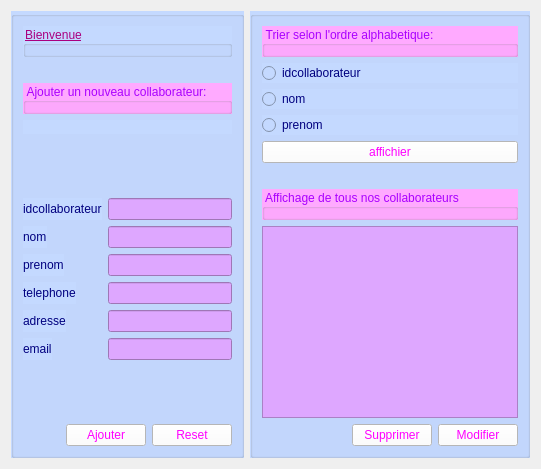
                <widget class="QWidget" name="tab_16">
                 <attribute name="title">
                  <string>Collaborateur</string>
                 </attribute>
                 <layout class="QHBoxLayout" name="horizontalLayout_58">
                  <item>
                   <layout class="QVBoxLayout" name="verticalLayout_84">
                    <item>
                     <widget class="QGroupBox" name="ajout">
                      <property name="styleSheet">
                       <string notr="true">background-color: rgb(196, 217, 255);</string>
                      </property>
                      <property name="title">
                       <string/>
                      </property>
                      <layout class="QVBoxLayout" name="verticalLayout_85">
                       <item>
                        <widget class="QGroupBox" name="groupBox_40">
                         <property name="styleSheet">
                          <string notr="true">font: 87 14pt &quot;Arial Black&quot;;
color: rgb(170, 0, 127);
text-decoration: underline;</string>
                         </property>
                         <property name="title">
                          <string>Bienvenue</string>
                         </property>
                        </widget>
                       </item>
                       <item>
                        <spacer name="horizontalSpacer_39">
                         <property name="orientation">
                          <enum>Qt::Horizontal</enum>
                         </property>
                         <property name="sizeHint" stdset="0">
                          <size>
                           <width>40</width>
                           <height>20</height>
                          </size>
                         </property>
                        </spacer>
                       </item>
                       <item>
                        <widget class="QGroupBox" name="groupBox_41">
                         <property name="styleSheet">
                          <string notr="true">color: rgb(170, 0, 255);
font: 87 10pt &quot;Arial Black&quot;;
background-color: rgb(255, 170, 255);</string>
                         </property>
                         <property name="title">
                          <string>Ajouter un nouveau collaborateur:</string>
                         </property>
                        </widget>
                       </item>
                       <item>
                        <widget class="QLabel" name="label_138">
                         <property name="text">
                          <string/>
                         </property>
                        </widget>
                       </item>
                       <item>
                        <spacer name="verticalSpacer_62">
                         <property name="orientation">
                          <enum>Qt::Vertical</enum>
                         </property>
                         <property name="sizeHint" stdset="0">
                          <size>
                           <width>20</width>
                           <height>40</height>
                          </size>
                         </property>
                        </spacer>
                       </item>
                       <item>
                        <layout class="QFormLayout" name="formLayout_16">
                         <item row="0" column="0" colspan="2">
                          <layout class="QFormLayout" name="formLayout_17">
                           <item row="1" column="0">
                            <widget class="QLabel" name="label_139">
                             <property name="styleSheet">
                              <string notr="true">color: rgb(0, 0, 127);
font: 87 8pt &quot;Arial Black&quot;;</string>
                             </property>
                             <property name="text">
                              <string>idcollaborateur</string>
                             </property>
                            </widget>
                           </item>
                           <item row="1" column="1">
                            <widget class="QLineEdit" name="idcollaborateur">
                             <property name="styleSheet">
                              <string notr="true">
background-color: rgb(222, 167, 255);</string>
                             </property>
                            </widget>
                           </item>
                           <item row="3" column="0">
                            <widget class="QLabel" name="label_140">
                             <property name="styleSheet">
                              <string notr="true">color: rgb(0, 0, 127);
font: 87 8pt &quot;Arial Black&quot;;</string>
                             </property>
                             <property name="text">
                              <string>nom</string>
                             </property>
                            </widget>
                           </item>
                           <item row="3" column="1">
                            <widget class="QLineEdit" name="nomcolla">
                             <property name="styleSheet">
                              <string notr="true">background-color: rgb(222, 167, 255);</string>
                             </property>
                            </widget>
                           </item>
                           <item row="4" column="0">
                            <widget class="QLabel" name="label_141">
                             <property name="styleSheet">
                              <string notr="true">color: rgb(0, 0, 127);
font: 87 8pt &quot;Arial Black&quot;;</string>
                             </property>
                             <property name="text">
                              <string>prenom</string>
                             </property>
                            </widget>
                           </item>
                           <item row="4" column="1">
                            <widget class="QLineEdit" name="prenomcollab">
                             <property name="styleSheet">
                              <string notr="true">background-color: rgb(222, 167, 255);</string>
                             </property>
                            </widget>
                           </item>
                           <item row="5" column="0">
                            <widget class="QLabel" name="label_142">
                             <property name="styleSheet">
                              <string notr="true">color: rgb(0, 0, 127);
font: 87 8pt &quot;Arial Black&quot;;</string>
                             </property>
                             <property name="text">
                              <string>telephone</string>
                             </property>
                            </widget>
                           </item>
                           <item row="5" column="1">
                            <widget class="QLineEdit" name="telephonecollab">
                             <property name="styleSheet">
                              <string notr="true">background-color: rgb(222, 167, 255);</string>
                             </property>
                            </widget>
                           </item>
                           <item row="6" column="0">
                            <widget class="QLabel" name="label_143">
                             <property name="styleSheet">
                              <string notr="true">color: rgb(0, 0, 127);
font: 87 8pt &quot;Arial Black&quot;;</string>
                             </property>
                             <property name="text">
                              <string>adresse</string>
                             </property>
                            </widget>
                           </item>
                           <item row="6" column="1">
                            <widget class="QLineEdit" name="adressecollab">
                             <property name="styleSheet">
                              <string notr="true">background-color: rgb(222, 167, 255);</string>
                             </property>
                            </widget>
                           </item>
                           <item row="7" column="0">
                            <widget class="QLabel" name="label_144">
                             <property name="styleSheet">
                              <string notr="true">color: rgb(0, 0, 127);
font: 87 8pt &quot;Arial Black&quot;;</string>
                             </property>
                             <property name="text">
                              <string>email</string>
                             </property>
                            </widget>
                           </item>
                           <item row="7" column="1">
                            <widget class="QLineEdit" name="emailcollab">
                             <property name="styleSheet">
                              <string notr="true">background-color: rgb(222, 167, 255);</string>
                             </property>
                            </widget>
                           </item>
                          </layout>
                         </item>
                        </layout>
                       </item>
                       <item>
                        <spacer name="verticalSpacer_63">
                         <property name="orientation">
                          <enum>Qt::Vertical</enum>
                         </property>
                         <property name="sizeHint" stdset="0">
                          <size>
                           <width>20</width>
                           <height>40</height>
                          </size>
                         </property>
                        </spacer>
                       </item>
                       <item>
                        <layout class="QHBoxLayout" name="horizontalLayout_59">
                         <item>
                          <spacer name="horizontalSpacer_40">
                           <property name="orientation">
                            <enum>Qt::Horizontal</enum>
                           </property>
                           <property name="sizeHint" stdset="0">
                            <size>
                             <width>40</width>
                             <height>20</height>
                            </size>
                           </property>
                          </spacer>
                         </item>
                         <item>
                          <widget class="QPushButton" name="ajouter_collab_2">
                           <property name="styleSheet">
                            <string notr="true">background-color: rgb(255, 255, 255);
color: rgb(255, 0, 255);
font: 87 9pt &quot;Arial Black&quot;;</string>
                           </property>
                           <property name="text">
                            <string>Ajouter</string>
                           </property>
                          </widget>
                         </item>
                         <item>
                          <widget class="QPushButton" name="reset_collab">
                           <property name="styleSheet">
                            <string notr="true">background-color: rgb(255, 255, 255);
color: rgb(255, 0, 255);
font: 87 9pt &quot;Arial Black&quot;;</string>
                           </property>
                           <property name="text">
                            <string>Reset</string>
                           </property>
                          </widget>
                         </item>
                        </layout>
                       </item>
                      </layout>
                     </widget>
                    </item>
                   </layout>
                  </item>
                  <item>
                   <layout class="QVBoxLayout" name="verticalLayout_86">
                    <item>
                     <widget class="QGroupBox" name="affichage_2">
                      <property name="styleSheet">
                       <string notr="true">background-color: rgb(196, 217, 255);</string>
                      </property>
                      <property name="title">
                       <string/>
                      </property>
                      <layout class="QVBoxLayout" name="verticalLayout_87">
                       <item>
                        <layout class="QVBoxLayout" name="verticalLayout_88">
                         <item>
                          <widget class="QGroupBox" name="groupBox_42">
                           <property name="styleSheet">
                            <string notr="true">color: rgb(170, 0, 255);
font: 87 10pt &quot;Arial Black&quot;;
background-color: rgb(255, 170, 255);</string>
                           </property>
                           <property name="title">
                            <string>Trier selon l'ordre alphabetique:</string>
                           </property>
                          </widget>
                         </item>
                         <item>
                          <widget class="QRadioButton" name="radioButton_2">
                           <property name="styleSheet">
                            <string notr="true">color: rgb(0, 0, 127);
font: 87 8pt &quot;Arial Black&quot;;</string>
                           </property>
                           <property name="text">
                            <string>idcollaborateur</string>
                           </property>
                          </widget>
                         </item>
                         <item>
                          <widget class="QRadioButton" name="radioButton_3">
                           <property name="styleSheet">
                            <string notr="true">color: rgb(0, 0, 127);
font: 87 8pt &quot;Arial Black&quot;;</string>
                           </property>
                           <property name="text">
                            <string>nom</string>
                           </property>
                          </widget>
                         </item>
                         <item>
                          <widget class="QRadioButton" name="radioButton_4">
                           <property name="styleSheet">
                            <string notr="true">color: rgb(0, 0, 127);
font: 87 8pt &quot;Arial Black&quot;;</string>
                           </property>
                           <property name="text">
                            <string>prenom</string>
                           </property>
                          </widget>
                         </item>
                         <item>
                          <widget class="QPushButton" name="re_afficher_collab">
                           <property name="styleSheet">
                            <string notr="true">background-color: rgb(255, 255, 255);
color: rgb(255, 0, 255);
font: 87 9pt &quot;Arial Black&quot;;</string>
                           </property>
                           <property name="text">
                            <string>affichier</string>
                           </property>
                          </widget>
                         </item>
                         <item>
                          <spacer name="horizontalSpacer_41">
                           <property name="orientation">
                            <enum>Qt::Horizontal</enum>
                           </property>
                           <property name="sizeHint" stdset="0">
                            <size>
                             <width>40</width>
                             <height>20</height>
                            </size>
                           </property>
                          </spacer>
                         </item>
                         <item>
                          <widget class="QGroupBox" name="groupBox_43">
                           <property name="styleSheet">
                            <string notr="true">color: rgb(170, 0, 255);
font: 87 10pt &quot;Arial Black&quot;;
background-color: rgb(255, 170, 255);</string>
                           </property>
                           <property name="title">
                            <string>Affichage de tous nos collaborateurs</string>
                           </property>
                          </widget>
                         </item>
                         <item>
                          <widget class="QTableView" name="tab_collab">
                           <property name="styleSheet">
                            <string notr="true">background-color: rgb(222, 167, 255);</string>
                           </property>
                          </widget>
                         </item>
                        </layout>
                       </item>
                       <item>
                        <layout class="QHBoxLayout" name="horizontalLayout_60">
                         <item>
                          <spacer name="horizontalSpacer_42">
                           <property name="orientation">
                            <enum>Qt::Horizontal</enum>
                           </property>
                           <property name="sizeHint" stdset="0">
                            <size>
                             <width>40</width>
                             <height>20</height>
                            </size>
                           </property>
                          </spacer>
                         </item>
                         <item>
                          <widget class="QPushButton" name="supprimer_collab">
                           <property name="styleSheet">
                            <string notr="true">background-color: rgb(255, 255, 255);
color: rgb(255, 0, 255);
font: 87 9pt &quot;Arial Black&quot;;</string>
                           </property>
                           <property name="text">
                            <string>Supprimer</string>
                           </property>
                          </widget>
                         </item>
                         <item>
                          <widget class="QPushButton" name="modifier_collab">
                           <property name="styleSheet">
                            <string notr="true">background-color: rgb(255, 255, 255);
color: rgb(255, 0, 255);
font: 87 9pt &quot;Arial Black&quot;;</string>
                           </property>
                           <property name="text">
                            <string>Modifier</string>
                           </property>
                           <property name="checkable">
                            <bool>true</bool>
                           </property>
                          </widget>
                         </item>
                        </layout>
                       </item>
                      </layout>
                     </widget>
                    </item>
                   </layout>
                  </item>
                 </layout>
                </widget>
